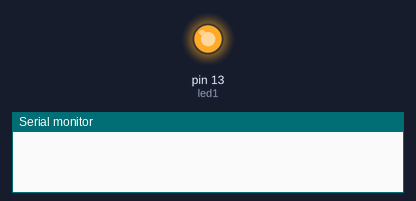
This sketch was run on a simulated Arduino Uno, built with avr-gcc and run on an emulated ATmega328P. Shown: output pins drawn as LEDs (lit = HIGH), the last lines printed to the serial monitor.

Above: at 0.75 s.
At 31.0 s:
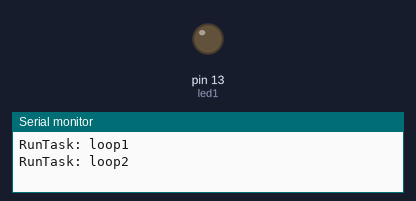
Timing chart, 0 to 31.5 s (numbered marks = the images above):
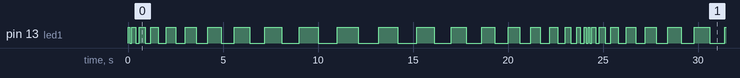

Measured:
- by itself, pin 13 (led1): moves between LOW and HIGH, repeating every 24.2 s
- by itself, everything shown: repeats every 24.2 s, in 42 steps

The sketch:

main.ino
```cpp
int led1 = 13;

void setup() {
  pinMode(led1, OUTPUT);
  Serial.begin(9600); // Serial peed
}

void loop() {
  int i = 1;

  while (i < 11) {
  	digitalWrite(led1, HIGH);
    delaySecond(i);
    digitalWrite(led1, LOW);
    delaySecond(i);

    i++;
  }

  Serial.println("RunTask: loop1"); // Debug code

  while (i >= 1) {
  	digitalWrite(led1, HIGH);
    delaySecond(i);
    digitalWrite(led1, LOW);
    delaySecond(i);

    i--;
  }

  Serial.println("RunTask: loop2"); // Debug code
}

void delaySecond(int setDelay) {
    delay(100 * setDelay); // 0.1
}
```
